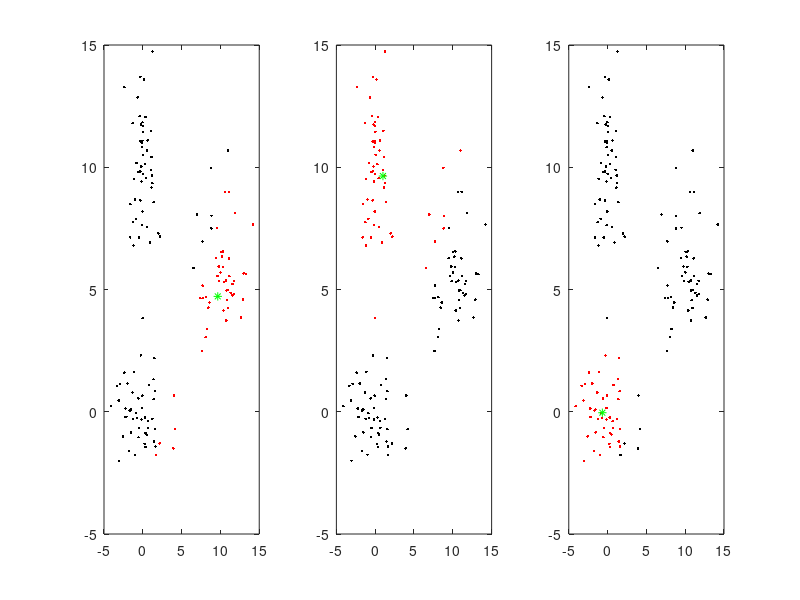

The MATLAB script that drew this image: (Note: this script raises an error after producing the figure.)
% aula_11march_2
% Contruir 3 agrupamentos

nc = 50;

% Agrupamento 1
x1 = randn(nc,1).*2;                 %2 é o desvio padrão
y1 = randn(nc,1);

% Agrupamento 2
x2 = randn(nc,1);         
y2 = randn(nc,1)*2+10;

% Agrupamento 3
x3 = randn(nc,1).*2+10;               
y3 = randn(nc,1)*2+6;

x = [x1;x2;x3];
y = [y1;y2;y3];
xy=[x';y'];

n = length(x);

figure(1);
plot(x1,y1,'b.', x2,y2,'k.', x3,y3,'m.');

% Algoritmo K-means
% PASSO 0
c=3;
v = rand(2,c).*10;

u_old = zeros(c,n); %u(j,i) - grau de pertença do ponto i ao cluster j

d=zeros(c,1);

for ni=1:20
    % PASSO 1
    u=zeros(c,n);
    for i=1:n
        
        for j = 1:c
            d(j) = (xy(:,i)-v(:,j))'*(xy(:,i)-v(:,j));
        end
        [min_d,J]=min(d);
        j=J(1);
        
        u(j,i)=1;
    end
    
    % PASSO 2
    for j=1:c
        v(:,j)=sum(u(j,:).*xy,2)./sum(u(j,:),2);
    end
    
    % Visualizar a repartição dos dados pelos clusters
    figure(1)
    for j=1:c
        subplot(1,c,j);
        I = u(j,:)' ==1;
        plot(x,y,'k.',x(I),y(I),'r.',v(1,j),v(2,j),'g*');
    end
    pause(0.2);
    
    du = sum(sum(abs(u-u_old)));
    
    fprintf('\n ni=%D : DU= %d',ni,du);
    
    if du == 0
        break;
    end
end

